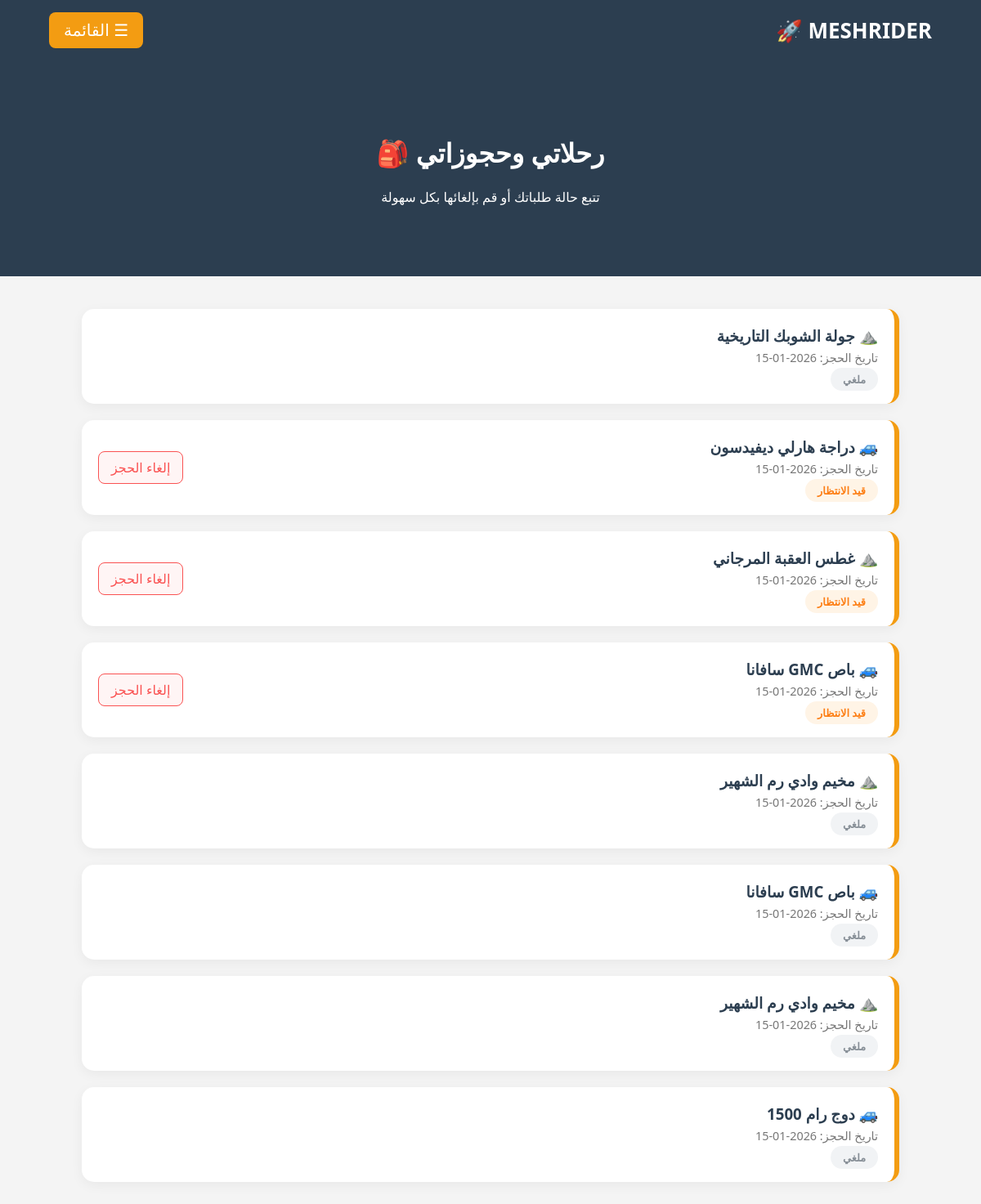
Page /mesh_rider/my_bookings.php (signed in) on the committed database.
### tables this page shows
CREATE TABLE `bookings` (
  `id` int(11) NOT NULL,
  `user_id` int(11) NOT NULL,
  `item_id` int(11) NOT NULL,
  `type` enum('trip','vehicle') NOT NULL,
  `status` enum('pending','confirmed','cancelled') DEFAULT 'pending',
  `booking_date` timestamp NOT NULL DEFAULT current_timestamp()
);

CREATE TABLE `trips` (
  `id` int(11) NOT NULL,
  `title` varchar(255) NOT NULL,
  `price` int(11) NOT NULL,
  `location` varchar(100) DEFAULT NULL,
  `duration` varchar(50) DEFAULT NULL,
  `category` enum('camping','water','hiking') DEFAULT 'camping',
  `image_url` varchar(255) DEFAULT 'default_trip.jpg'
);

CREATE TABLE `vehicles` (
  `id` int(11) NOT NULL,
  `name` varchar(255) NOT NULL,
  `price_per_day` int(11) NOT NULL,
  `type` enum('4x4','bike','bus') DEFAULT '4x4',
  `specs` text DEFAULT NULL
);

### mesh_rider/my_bookings.php (the view, shortened to what this page needs)
<?php
include 'includes/db.php';
$user_id = $_SESSION['user_id'];
?>
<!DOCTYPE html>
<html lang="ar" dir="rtl">
<head>
    <link rel="stylesheet" href="css/style.css">
</head>
<body>
    <?php include 'includes/header.php'; ?>
    <div class="hero">
        <h1>رحلاتي وحجوزاتي 🎒</h1>
        <p>تتبع حالة طلباتك أو قم بإلغائها بكل سهولة</p>
    </div>
    <div class="bookings-container">
        <?php
        $sql = "SELECT b.id as booking_id, b.type, b.status, b.booking_date,
                       t.title as trip_name, v.name as vehicle_name
                FROM bookings b
                LEFT JOIN trips t ON b.item_id = t.id AND b.type = 'trip'
                LEFT JOIN vehicles v ON b.item_id = v.id AND b.type = 'vehicle'
                WHERE b.user_id = '$user_id'
                ORDER BY b.booking_date DESC";
        $result = mysqli_query($conn, $sql);
        if(mysqli_num_rows($result) > 0) {
            while($row = mysqli_fetch_assoc($result)) {
                $display_name = ($row['type'] == 'trip') ? $row['trip_name'] : $row['vehicle_name'];
                $icon = ($row['type'] == 'trip') ? "⛰️" : "🚙";
                ?>
                <div class="booking-card">
                    <div class="item-info">
                        <h3><?php echo $icon . " " . $display_name; ?></h3>
                        <p>تاريخ الحجز: <?php echo date('Y-m-d', strtotime($row['booking_date'])); ?></p>
                        <span class="status-label status-<?php echo $row['status']; ?>">
                            <?php
                                if($row['status'] == 'pending') echo "قيد الانتظار";
                                elseif($row['status'] == 'confirmed') echo "مؤكد ✅";
                                else echo "ملغي";
                            ?>
                        </span>
                    </div>
                    <div class="actions">
                        <?php if($row['status'] == 'pending'): ?>
                            <a href="cancel_booking.php?id=<?php echo $row['booking_id']; ?>"
                               class="cancel-btn"
                               onclick="return confirm('هل أنت متأكد من إلغاء هذا الحجز؟')">إلغاء الحجز</a>
                        <?php endif; ?>
                    </div>
                </div>
                <?php
            }
        } else {
            echo "<div style='text-align:center; padding:50px;'>
                    <h3>لا يوجد لديك حجوزات حالياً</h3>
                    <a href='trips.php' class='btn'>ابدأ مغامرتك الأولى</a>
                  </div>";
        }
        ?>
    </div>
</body>
</html>

### mesh_rider/css/style.css (style rules this page uses)
:root { --dark-blue: #2c3e50; --orange: #f39c12; --light-gray: #f4f4f4; --white: #ffffff; }
body { margin: 0; font-family: 'Segoe UI', Tahoma, Geneva, Verdana, sans-serif; direction: rtl; background-color: var(--light-gray); }
.hero { background-color: var(--dark-blue); color: white; text-align: center; padding: 70px 20px; }

### mesh_rider/my_bookings.php (style rules this page uses)
.bookings-container { max-width: 1000px; margin: 40px auto; padding: 0 20px; }
.booking-card { background: white; border-radius: 15px; padding: 20px; margin-bottom: 20px; display: flex; justify-content: space-between; align-items: center; box-shadow: 0 4px 15px rgba(0,0,0,0.05); border-right: 6px solid var(--orange); }
.item-info h3 { margin: 0; color: var(--dark-blue); }
.item-info p { margin: 5px 0; color: #777; font-size: 0.9rem; }
.status-label { padding: 5px 15px; border-radius: 50px; font-size: 0.8rem; font-weight: bold; }
.status-pending { background: #fff4e6; color: #fd7e14; }
.status-cancelled { background: #f1f3f5; color: #868e96; }
.cancel-btn { background: #fff5f5; color: #fa5252; border: 1px solid #fa5252; padding: 8px 15px; border-radius: 8px; text-decoration: none; transition: 0.3s; }

### rows in the picture
bookings: type "⛰️", trips.title "جولة الشوبك التاريخية", booking_date "2026-01-15", status "ملغي"
bookings: type "🚙", vehicles.name "دراجة هارلي ديفيدسون", booking_date "2026-01-15", status "قيد الانتظار"
bookings: type "⛰️", trips.title "غطس العقبة المرجاني", booking_date "2026-01-15", status "قيد الانتظار"
bookings: type "🚙", vehicles.name "باص GMC سافانا", booking_date "2026-01-15", status "قيد الانتظار"
bookings: type "⛰️", trips.title "مخيم وادي رم الشهير", booking_date "2026-01-15", status "ملغي"
bookings: type "🚙", vehicles.name "باص GMC سافانا", booking_date "2026-01-15", status "ملغي"
bookings: type "⛰️", trips.title "مخيم وادي رم الشهير", booking_date "2026-01-15", status "ملغي"
bookings: type "🚙", vehicles.name "دوج رام 1500", booking_date "2026-01-15", status "ملغي"
